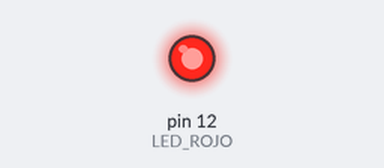
Simulated run of this sketch. Board: Arduino Uno, built with avr-gcc and run on an emulated ATmega328P. Shown: output pins drawn as LEDs (lit = HIGH).

Above: at 0.1 s.
Timing chart, 0 to 1.6 s (numbered marks = the images above):
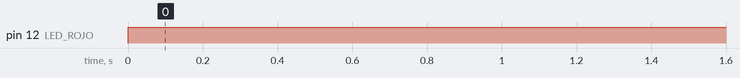

Measured:
- by itself, pin 12 (LED_ROJO): LOW → HIGH at 0.00 s

The sketch:

sizzling_elzing1.ino
```cpp
// C++ code
//
#define LED_ROJO 12
//encender un simple led
void setup()
{
  pinMode(LED_ROJO, OUTPUT);
}

void loop()
{
  digitalWrite(LED_ROJO,true);
  delay(1000);
}
```
